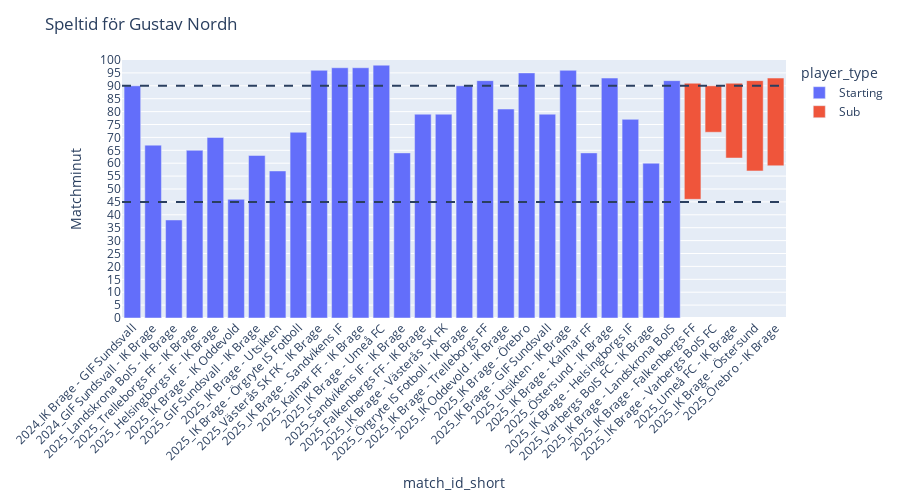

Source (notebook cell):
### Code cell
# Från ovan kan klicka på spelare -> tar en till grafik nedan

player_name = "Gustav Nordh"

m = players_enriched[
    # (players_enriched["team"]=="IK Brage") &
    (players_enriched["name"] == player_name)
    # (players_enriched["minutes_played"] > 0)
].copy()

m = m.sort_values("match_start_datetime")
# SÄKERSTÄLL NUMERISKT
m["start_minute"] = m["start_minute"].astype(float)
m["end_minute"] = m["end_minute"].astype(float)

fig = px.bar(m, 
    base = "start_minute",
    # x = "minutes_played",
    # y = "match_id_short",
    x = "match_id_short",
    y = "minutes_played",
    # orientation = 'h',
    color = "player_type",
    hover_name="name"
)


fig.update_yaxes(
    type="linear",
    title="Matchminut",
    range=[0, m["match_length"].max()],
    dtick=5
)

fig.update_layout(
    title=f"Speltid för {player_name}",
    xaxis_tickangle=-45,
    height=500
)

fig.add_hline(y=45, line_dash="dash")
fig.add_hline(y=90, line_dash="dash")

fig.show()

### Figure 1 — Plotly figure (JSON) as saved in the notebook; plotly's stock layout.template omitted (floating-point values rounded to 4 significant figures)
{"data": [{"base": [0, 0, 0, 0, 0, 0, 0, 0, 0, 0, 0, 0, 0, 0, 0, 0, 0, 0, 0, 0, 0, 0, 0, 0, 0, 0, 0], "hovertemplate": "<b>%{hovertext}</b><br><br>player_type=Starting<br>start_minute=%{base}<br>match_id_short=%{x}<br>minutes_played=%{y}<extra></extra>", "hovertext": ["Gustav Nordh", "Gustav Nordh", "Gustav Nordh", "Gustav Nordh", "Gustav Nordh", "Gustav Nordh", "Gustav Nordh", "Gustav Nordh", "Gustav Nordh", "Gustav Nordh", "Gustav Nordh", "Gustav Nordh", "Gustav Nordh", "Gustav Nordh", "Gustav Nordh", "Gustav Nordh", "Gustav Nordh", "Gustav Nordh", "Gustav Nordh", "Gustav Nordh", "Gustav Nordh", "Gustav Nordh", "Gustav Nordh", "Gustav Nordh", "Gustav Nordh", "Gustav Nordh", "Gustav Nordh"], "legendgroup": "Starting", "marker": {"color": "#636efa", "pattern": {"shape": ""}}, "name": "Starting", "orientation": "v", "showlegend": true, "textposition": "auto", "type": "bar", "x": ["2024_IK Brage - GIF Sundsvall", "2024_GIF Sundsvall - IK Brage", "2025_Landskrona BoIS - IK Brage", "2025_Trelleborgs FF - IK Brage", "2025_Helsingborgs IF - IK Brage", "2025_IK Brage - IK Oddevold", "2025_GIF Sundsvall - IK Brage", "2025_IK Brage - Utsikten", "2025_IK Brage - Örgryte IS Fotboll", "2025_Västerås SK FK - IK Brage", "2025_IK Brage - Sandvikens IF", "2025_Kalmar FF - IK Brage", "2025_IK Brage - Umeå FC", "2025_Sandvikens IF - IK Brage", "2025_Falkenbergs FF - IK Brage", "2025_IK Brage - Västerås SK FK", "2025_Örgryte IS Fotboll - IK Brage", "2025_IK Brage - Trelleborgs FF", "2025_IK Oddevold - IK Brage", "2025_IK Brage - Örebro", "2025_IK Brage - GIF Sundsvall", "2025_Utsikten - IK Brage", "2025_IK Brage - Kalmar FF", "2025_Östersund - IK Brage", "2025_IK Brage - Helsingborgs IF", "2025_Varbergs BoIS FC - IK Brage", "2025_IK Brage - Landskrona BoIS"], "xaxis": "x", "y": [90.0, 67.0, 38.0, 65.0, 70.0, 46.0, 63.0, 57.0, 72.0, 96.0, 97.0, 97.0, 98.0, 64.0, 79.0, 79.0, 90.0, 92.0, 81.0, 95.0, 79.0, 96.0, 64.0, 93.0, 77.0, 60.0, 92.0], "yaxis": "y"}, {"base": [46, 72, 62, 57, 59], "hovertemplate": "<b>%{hovertext}</b><br><br>player_type=Sub<br>start_minute=%{base}<br>match_id_short=%{x}<br>minutes_played=%{y}<extra></extra>", "hovertext": ["Gustav Nordh", "Gustav Nordh", "Gustav Nordh", "Gustav Nordh", "Gustav Nordh"], "legendgroup": "Sub", "marker": {"color": "#EF553B", "pattern": {"shape": ""}}, "name": "Sub", "orientation": "v", "showlegend": true, "textposition": "auto", "type": "bar", "x": ["2025_IK Brage - Falkenbergs FF", "2025_IK Brage - Varbergs BoIS FC", "2025_Umeå FC - IK Brage", "2025_IK Brage - Östersund", "2025_Örebro - IK Brage"], "xaxis": "x", "y": [45.0, 18.0, 29.0, 35.0, 34.0], "yaxis": "y"}], "layout": {"barmode": "relative", "height": 500, "legend": {"title": {"text": "player_type"}, "tracegroupgap": 0}, "margin": {"t": 60}, "shapes": [{"line": {"dash": "dash"}, "type": "line", "x0": 0, "x1": 1, "xref": "x domain", "y0": 45, "y1": 45, "yref": "y"}, {"line": {"dash": "dash"}, "type": "line", "x0": 0, "x1": 1, "xref": "x domain", "y0": 90, "y1": 90, "yref": "y"}], "title": {"text": "Speltid för Gustav Nordh"}, "xaxis": {"anchor": "y", "domain": [0, 1], "tickangle": -45, "title": {"text": "match_id_short"}}, "yaxis": {"anchor": "x", "domain": [0, 1], "dtick": 5, "range": [0, 100], "title": {"text": "Matchminut"}, "type": "linear"}}}
